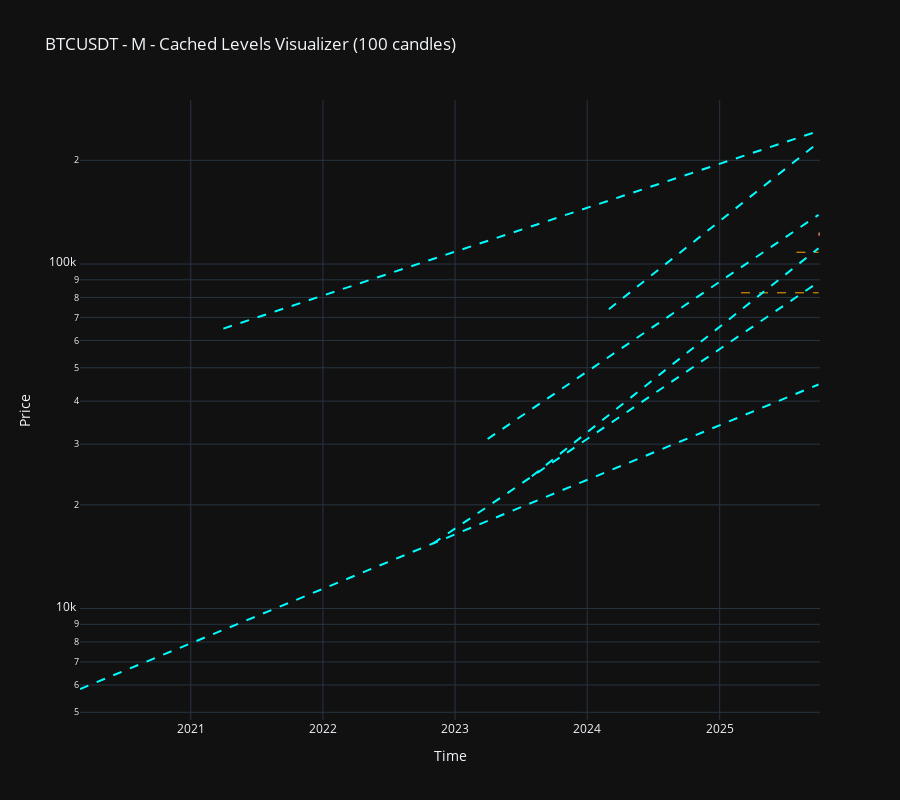
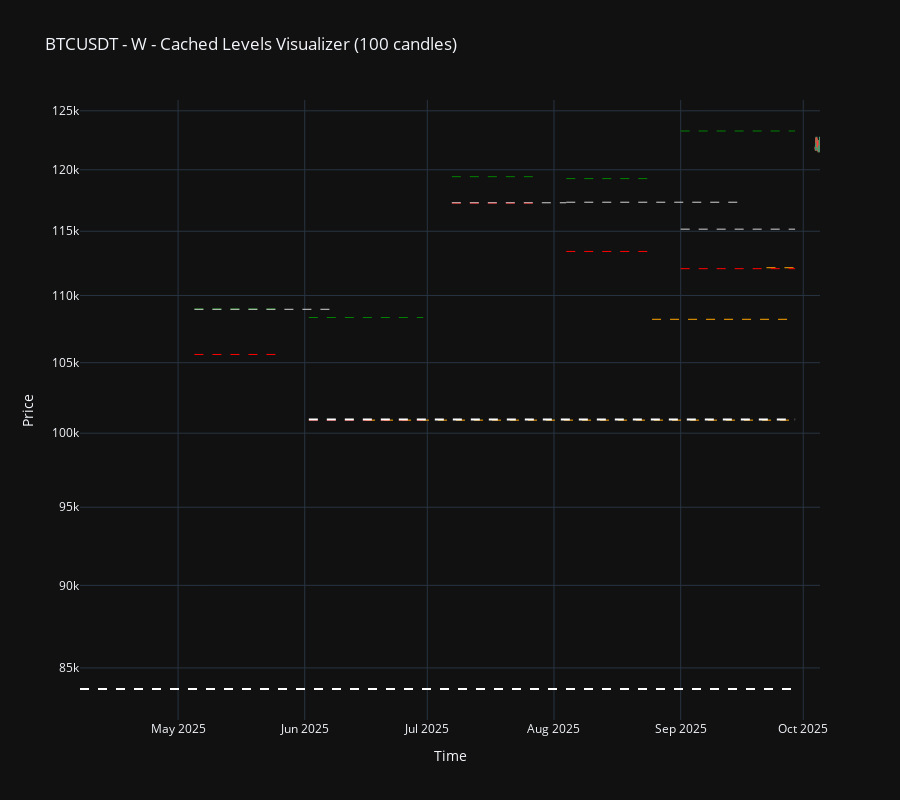
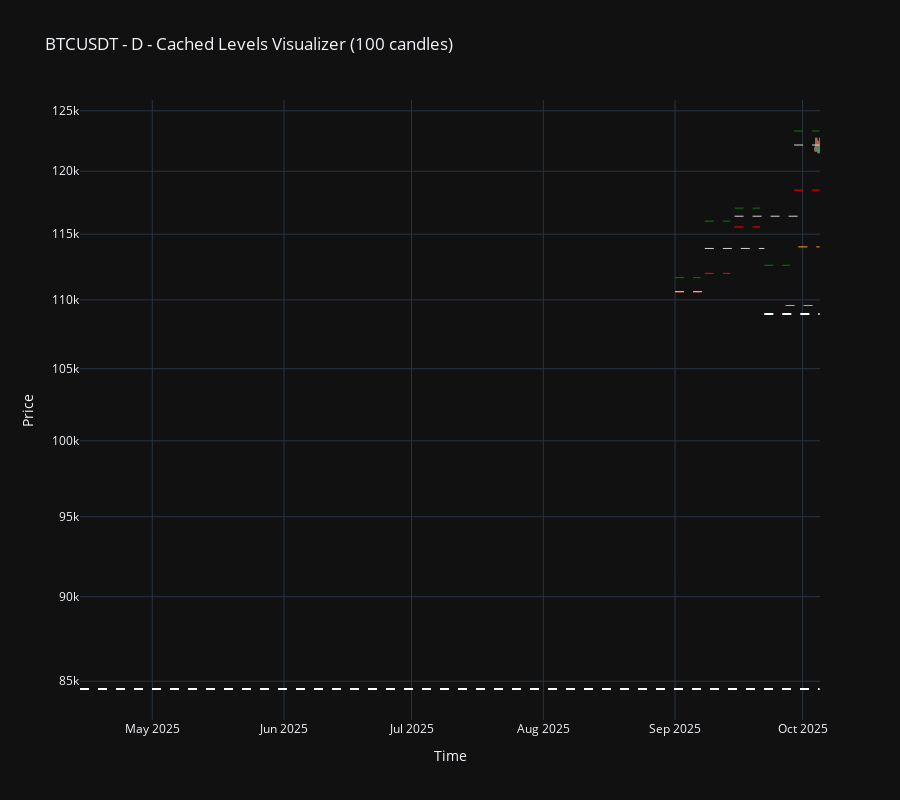
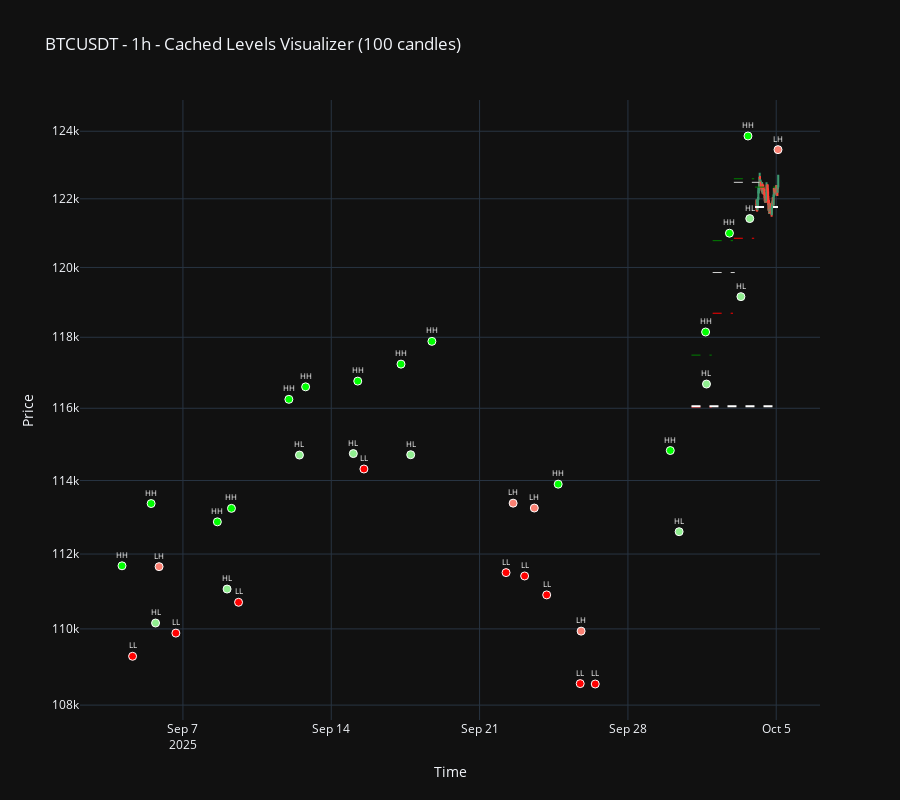

Here is the notebook cell these charts were saved with, in order:
### Code cell
# Visualize different segments of the cached data
print("🎯 Visualizing cached levels data...")

# Get the last 500 candles for visualization
segment_size = 100
last_segment = df.tail(segment_size)

print(f"📊 Visualizing last {len(last_segment)} candles:")
print(f"   Date range: {last_segment['datetime'].iloc[0]} to {last_segment['datetime'].iloc[-1]}")
print(f"   Price range: ${last_segment['low'].min():,.2f} - ${last_segment['high'].max():,.2f}")

# Check what timeframes are available in the last row
last_levels = json.loads(df['levels_json'].iloc[-1])
available_timeframes = list(last_levels.keys())
print(f"   Available timeframes: {available_timeframes}")

# Visualize each available timeframe
for tf in available_timeframes:
    print(f"\n🔍 Visualizing {tf} timeframe levels...")
    try:
        visualize_cached_data(last_segment, timeframe=tf, useLogScale=True)
    except Exception as e:
        print(f"❌ Error visualizing {tf}: {e}")
        import traceback
        traceback.print_exc()
